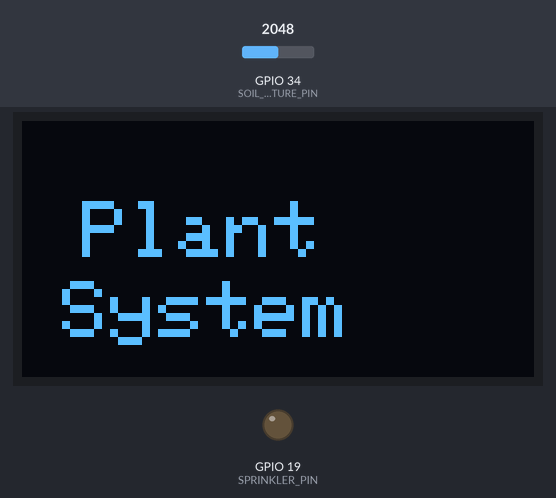
The sketch below on a simulated ESP32. On the bench: 128×64 one-colour display, output pins drawn as LEDs (lit = HIGH). The test bench sets the inputs (shaded band); at power-on: GPIO 34 (SOIL_MOISTURE_PIN) = 2048. The OLED is the two-colour kind (top 16 rows yellow); WiFi joins after 1.5 s; servers stay silent unless stated; what the sketch prints to the serial monitor is not drawn.

Above: at 0.1 s.
At 3.7 s:
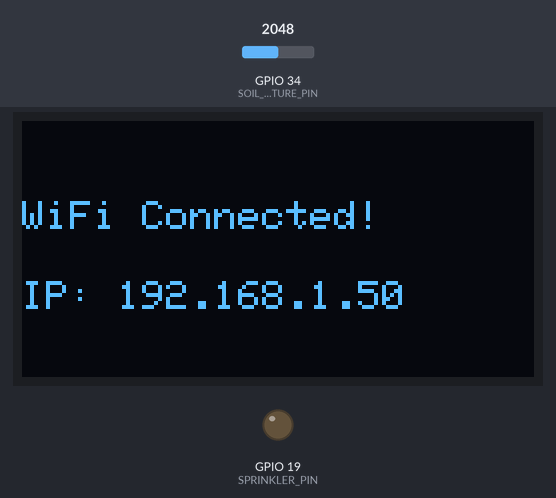
At 5.7 s:
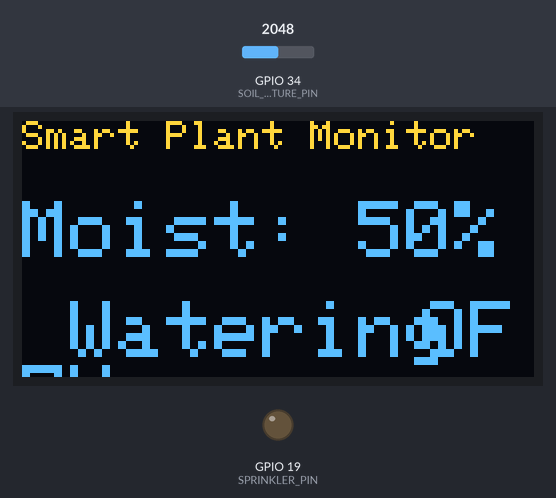

Measured:
- what the display in image 1 shows lasts 2.0 s, from 3.6 s to 5.6 s

The sketch:

sketch.ino
```cpp
// Smart Plant Watering System with OLED Display + ThingSpeak
// Works perfectly on Wokwi (free tier)

#include <WiFi.h>
#include "ThingSpeak.h"
#include <Wire.h>
#include <Adafruit_GFX.h>
#include <Adafruit_SSD1306.h>

// OLED settings (128x64)
#define SCREEN_WIDTH 128
#define SCREEN_HEIGHT 64
#define OLED_RESET    -1
Adafruit_SSD1306 display(SCREEN_WIDTH, SCREEN_HEIGHT, &Wire, OLED_RESET);

// Pins
const int SOIL_MOISTURE_PIN = 34;        // Analog soil sensor
const int SPRINKLER_PIN = 19;            // Relay or LED for pump/sprinkler

// Thresholds (in percentage)
int THRESHOLD_LOW = 30;     // Turn ON watering below this
int THRESHOLD_HIGH = 75;    // Turn OFF watering above this

bool sprinklerOn = false;

// WiFi & ThingSpeak (Wokwi-GUEST works without password)
const char* WIFI_NAME = "Wokwi-GUEST";
const char* WIFI_PASSWORD = "";
unsigned long myChannelNumber = 2564339;
const char* myWriteAPIKey = "3PDPDDF1RA32WIER";

WiFiClient client;

void setup() {
  Serial.begin(115200);

  // Start OLED
  if(!display.begin(SSD1306_SWITCHCAPVCC, 0x3C)) {  // Address usually 0x3C
    Serial.println(F("OLED not found! Check wiring"));
    while(1);
  }
  display.clearDisplay();
  display.setTextColor(SSD1306_WHITE);
  display.setTextSize(2);
  display.setCursor(15,20);
  display.println("Plant");
  display.setCursor(10,40);
  display.println("System");
  display.display();
  delay(2000);

  // Connect to WiFi
  WiFi.begin(WIFI_NAME, WIFI_PASSWORD);
  display.clearDisplay();
  display.setTextSize(1);
  display.setCursor(0,20);
  display.println("Connecting WiFi...");
  display.display();

  while (WiFi.status() != WL_CONNECTED) {
    delay(500);
    Serial.print(".");
  }

  display.clearDisplay();
  display.setCursor(0,20);
  display.println("WiFi Connected!");
  display.setCursor(0,40);
  display.print("IP: ");
  display.println(WiFi.localIP());
  display.display();
  delay(2000);

  ThingSpeak.begin(client);
  pinMode(SPRINKLER_PIN, OUTPUT);
  digitalWrite(SPRINKLER_PIN, LOW);
}

void loop() {
  // Read soil moisture (0-4095 → 0-100%)
  int raw = analogRead(SOIL_MOISTURE_PIN);
  int moisturePercent = map(raw, 0, 4095, 0, 100);
  moisturePercent = constrain(moisturePercent, 0, 100);

  // Control sprinkler (pump/relay)
  if (moisturePercent < THRESHOLD_LOW && !sprinklerOn) {
    sprinklerOn = true;
    digitalWrite(SPRINKLER_PIN, HIGH);
  }
  else if (moisturePercent > THRESHOLD_HIGH && sprinklerOn) {
    sprinklerOn = false;
    digitalWrite(SPRINKLER_PIN, LOW);
  }

  // Update OLED Display
  display.clearDisplay();
  display.setTextSize(1);
  display.setCursor(0, 0);
  display.println("Smart Plant Monitor");

  display.setTextSize(2);
  display.setCursor(0, 20);
  display.print("Moist: ");
  display.print(moisturePercent);
  display.println("%");

  display.setCursor(0, 45);
  if (moisturePercent < THRESHOLD_LOW) {
    display.println(" Watering!");
  } else if (moisturePercent > THRESHOLD_HIGH) {
    display.println(" Soil Good");
  } else {
    display.println(" Watering ON");
  }

  // Show sprinkler status with icon
  display.setTextSize(2);
  display.setCursor(100, 45);
  display.println(sprinklerOn ? "ON" : "OFF");

  display.display();

  // Print to Serial Monitor too
  Serial.print("Moisture: ");
  Serial.print(moisturePercent);
  Serial.print("% | Sprinkler: ");
  Serial.println(sprinklerOn ? "ON" : "OFF");

  // Send to ThingSpeak
  ThingSpeak.setField(1, moisturePercent);
  ThingSpeak.setField(2, sprinklerOn ? 1 : 0);
  int response = ThingSpeak.writeFields(myChannelNumber, myWriteAPIKey);
  if (response == 200) {
    Serial.println("ThingSpeak update OK");
  } else {
    Serial.println("ThingSpeak error: " + String(response));
  }

  delay(15000); // ThingSpeak free tier: min 15 seconds
}
```
